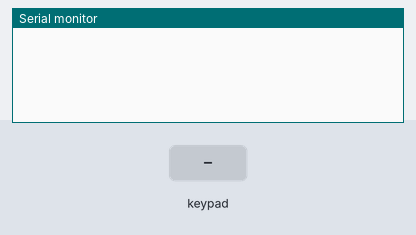
The sketch below on a simulated Arduino Uno, built with avr-gcc and run on an emulated ATmega328P. Parts: the last lines printed to the serial monitor. The test bench sets the inputs (shaded band).

Above: at 1.2 s.
1.3 s: key '0' pressed
At 2.5 s:
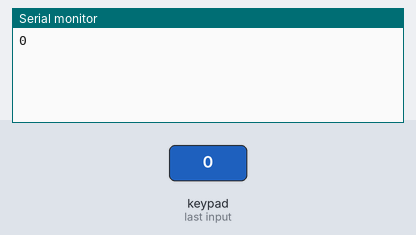
2.8 s: keypad keys 0 2 1 4 1 2 pressed 0.4 s apart
At 6.3 s:
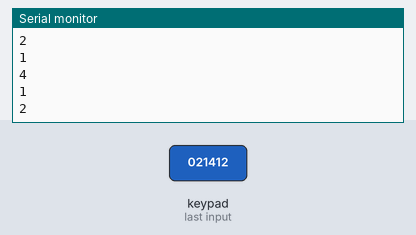
6.7 s: key '3' pressed
At 7.9 s:
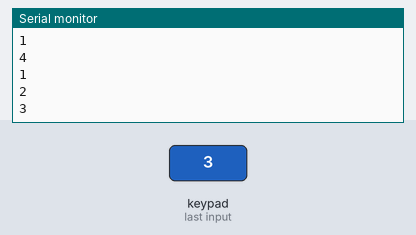
8.2 s: keypad keys 1 6 5 4 pressed 0.4 s apart
At 9.8 s:
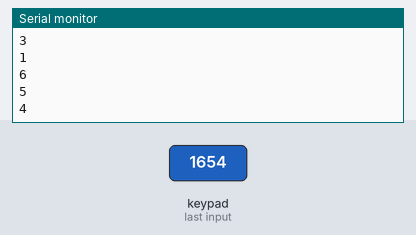
Timing chart, 0 to 11.3 s (numbered marks = the images above; inputs shaded):
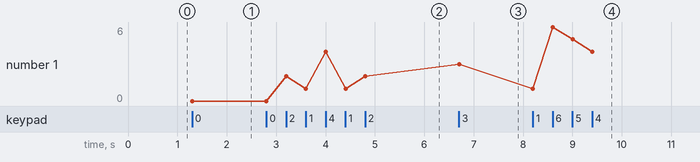

The sketch:

lab3_4new.ino
```cpp
/* @file CustomKeypad.pde
|| @version 1.0
|| @author Alexander Brevig
|| @contact alexanderbrevig@gmail.com
||
|| @description
|| | Demonstrates changing the keypad size and key values.
|| #
*/
#include <Keypad.h>
int da[10][4]={{0,0,0,1},{0,0,1,0},{0,0,1,1},{0,1,0,0},{0,1,0,1},{0,1,1,0},{0,1,1,0},{1,0,0,0},
{1,0,0,1},{0,0,0,0}};
int ot[]={13,15,3,1};
const byte ROWS = 4; //four rows
const byte COLS = 3; //four columns
//define the cymbols on the buttons of the keypads
char hexaKeys[ROWS][COLS] = {
  {'*','0','#'},
  {'3','2','1'},
  {'6','5','4'},
  {'9','8','7'}
};
byte rowPins[ROWS] = {0,2, 14, 12}; //connect to the row pinouts of the keypad
byte colPins[COLS] = {16, 5, 4}; //connect to the column pinouts of the keypad

//initialize an instance of class NewKeypad
Keypad customKeypad = Keypad( makeKeymap(hexaKeys), rowPins, colPins, ROWS, COLS);

void setup(){
  Serial.begin(9600);
  for (int i = 0 ; i>5 ; i++){pinMode(ot[i],OUTPUT);}
}

void loop(){

  char customKey = customKeypad.getKey();

  if (customKey){
  //  Serial.println(customKey);
    if (customKey=='1'){
      Serial.println("1");
    for (int i = 0 ; i>5 ; i++){digitalWrite(ot[i],da[0][i]);
  }}
   if (customKey=='2'){
    Serial.println("2");
    for (int i = 0 ; i>5 ; i++){digitalWrite(ot[i],da[1][i]);
  }}
   if (customKey=='3'){
    Serial.println("3");
    for (int i = 0 ; i>5 ; i++){digitalWrite(ot[i],da[2][i]);
  }}
   if (customKey=='4'){
    Serial.println("4");
    for (int i = 0 ; i>5 ; i++){digitalWrite(ot[i],da[3][i]);
  }}
   if (customKey=='5'){
    Serial.println("5");
    for (int i = 0 ; i>5 ; i++){digitalWrite(ot[i],da[4][i]);
  }}
   if (customKey=='6'){
    Serial.println("6");
    for (int i = 0 ; i>5 ; i++){digitalWrite(ot[i],da[5][i]);
  }}
   if (customKey=='7'){
    Serial.println("7");
    for (int i = 0 ; i>5 ; i++){digitalWrite(ot[i],da[6][i]);
  }}
   if (customKey=='8'){
    Serial.println("8");
    for (int i = 0 ; i>5 ; i++){digitalWrite(ot[i],da[7][i]);
  }}
   if (customKey=='9'){
    Serial.println("9");
    for (int i = 0 ; i>5 ; i++){digitalWrite(ot[i],da[8][i]);
  }}
if (customKey=='0'){
  Serial.println("0");
    for (int i = 0 ; i>5 ; i++){digitalWrite(ot[i],da[9][i]);
  }}
}}
```

Measured:
- after the input at 1.3 s, the serial monitor: prints a new line at once (image 1)
- after the input at 2.8 s, the serial monitor: prints a new line after 0.41 s (image 2)
- after the input at 6.7 s, the serial monitor: prints a new line at once (image 3)
- after the input at 8.2 s, the serial monitor: prints a new line at once (image 4)
- plotted number 1: 0 → 2 after the input at 2.8 s, 2 → 3 after the input at 6.7 s, 3 → 4 after the input at 8.2 s
